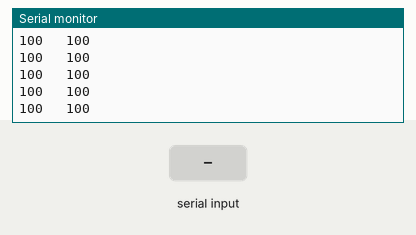
Simulated run of this sketch. Board: Arduino Uno, built with avr-gcc and run on an emulated ATmega328P. Shown: the last lines printed to the serial monitor. Inputs (shaded band) come from the test bench.

Above: at 1.2 s.
1.3 s: "90,45\n" received over Serial
At 2.5 s:
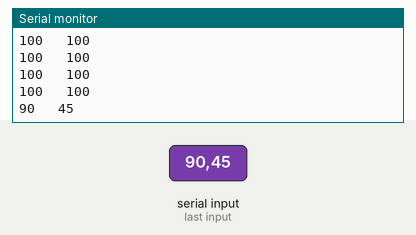
4.3 s: "30,150\n" received over Serial
At 5.0 s:
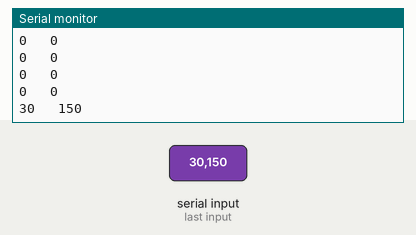
Timing chart, 0 to 7.3 s (numbered marks = the images above; inputs shaded):
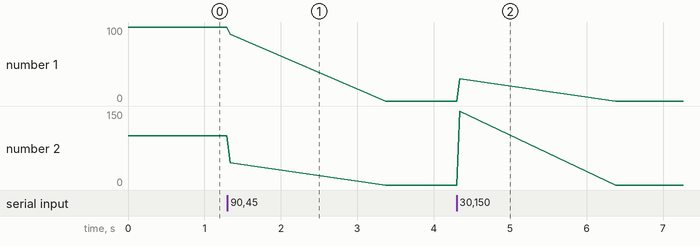

The sketch:

can_send.ino
```cpp
#include <mcp_can.h>
#include <SPI.h>

MCP_CAN CAN0(10);
byte md[2] = {100, 100};
int i;

void setup() {
  Serial.begin(115200);
  // put your setup code here, to run once:
  CAN0.begin(CAN_500KBPS);
}

void loop() {
  // put your main code here, to run repeatedly:
  if(Serial.available()>0){
    for(i = 0; i < 2; i++){
      for(i = 0; i < 2; i++) md[i] = Serial.parseInt();
      Serial.flush();
    }
  }
  Serial.print(md[0]);
  Serial.print("   ");
  Serial.println(md[1]);

  CAN0.sendMsgBuf(0x00, 0, 2, md);
  delay(40);
}
```

Measured:
- after the input at 1.3 s, the serial monitor: prints a new line at once (image 1)
- after the input at 4.3 s, the serial monitor: prints a new line at once (image 2)
- plotted number 1: 100 → 0 after the input at 1.3 s
- plotted number 2: 100 → 0 after the input at 1.3 s
